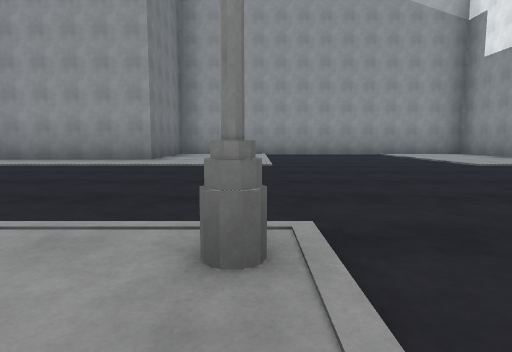
view 1 (above)

16 first-person views from a walk through a world built for the Gazebo simulator. The camera is 1.2 m above the floor, tilts 6° down and sees 75° across. The floor is counted in squares, 4 m on a side. Each view is taken from the middle of a square. On the plan, view 1 faces up. The plan holds only what a view shows up to about 9 squares ahead; the rest is blank. Robots are left out.

view 2
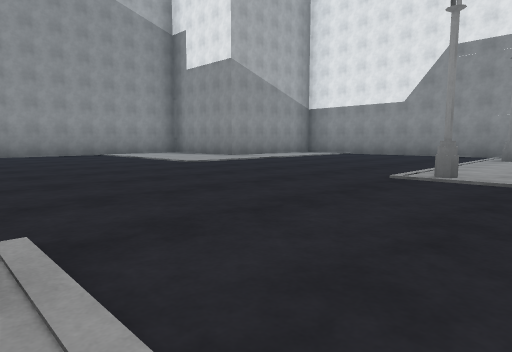

view 3
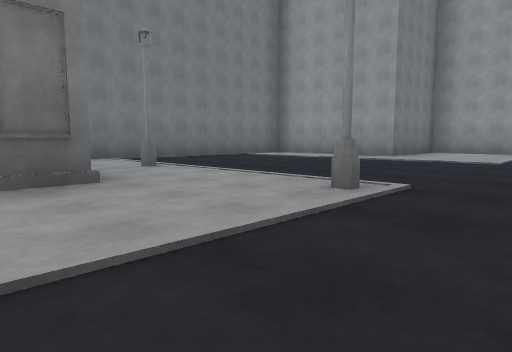

view 4
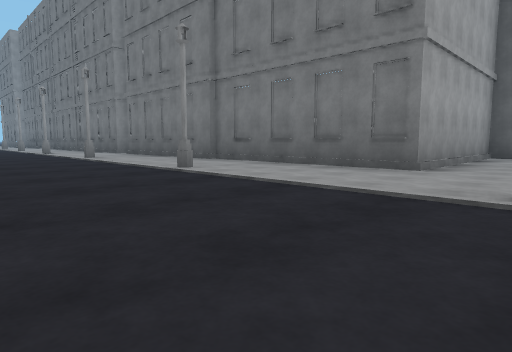

view 5
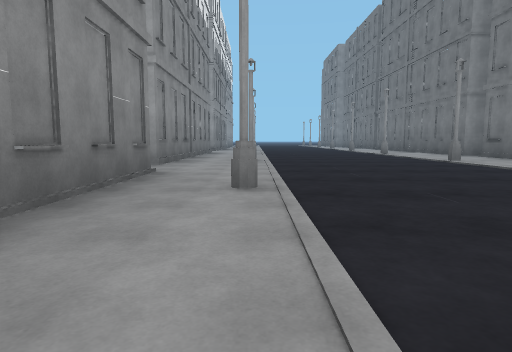

view 6
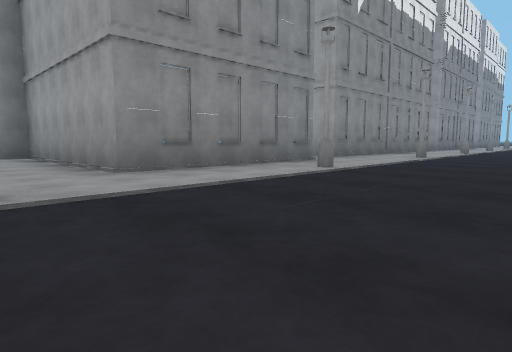

view 7
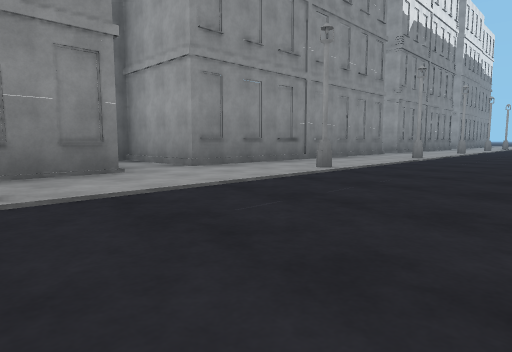

view 8
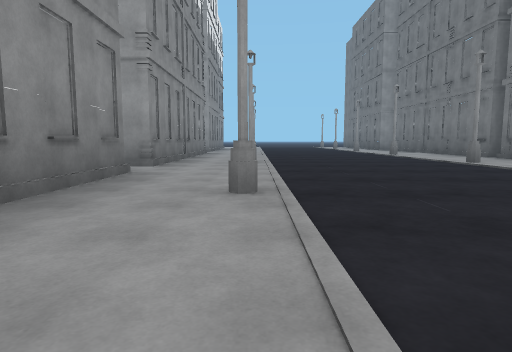

view 9
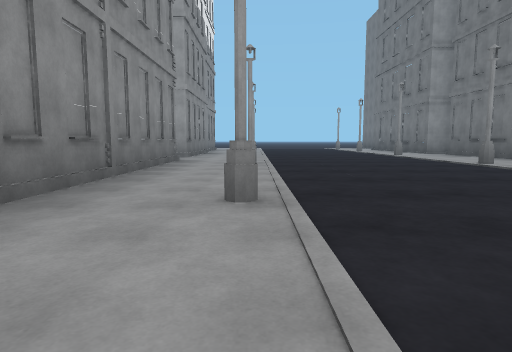

view 10
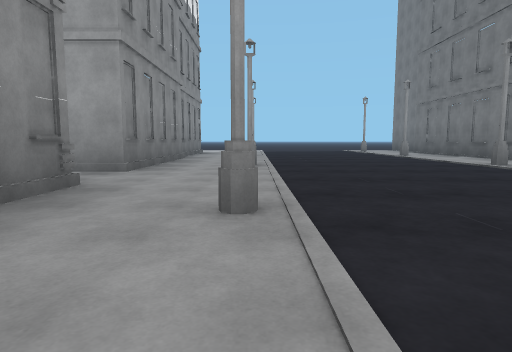

view 11
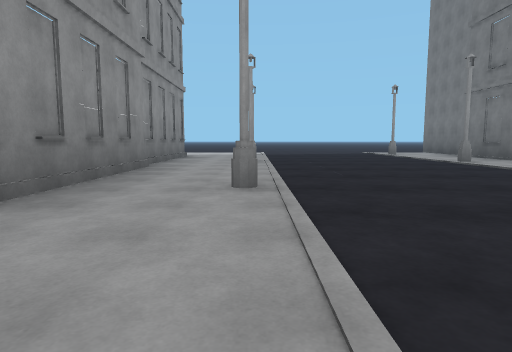

view 12
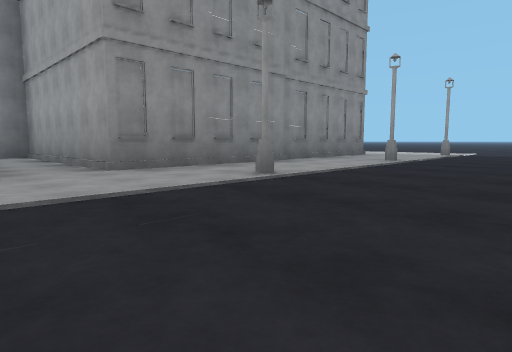

view 13
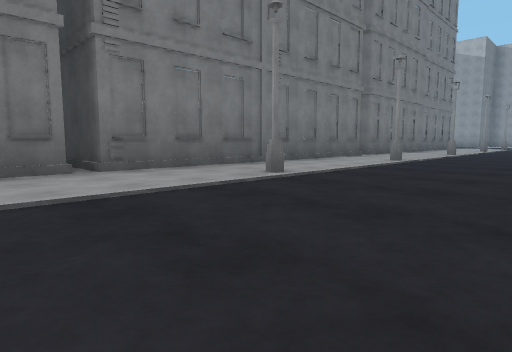

view 14
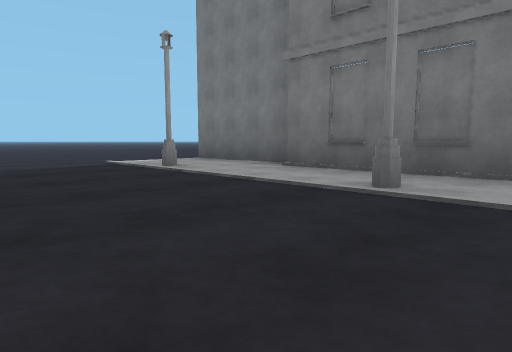

view 15
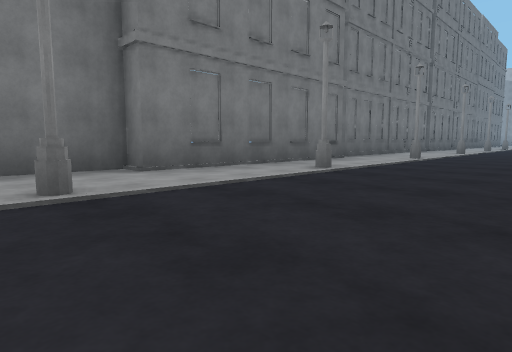

view 16
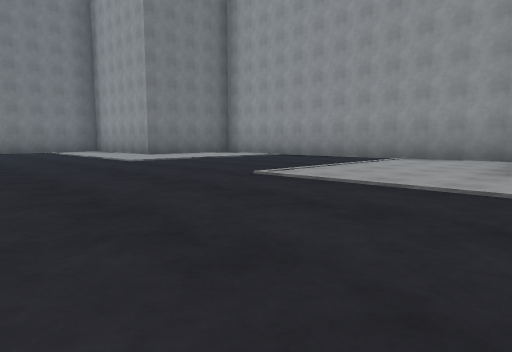

### Floor plan
Key: @ floor where view 1 was taken; # wall or solid block; . floor.
Columns run from 5 left of view 1 to 7 right of it. Each row starts with its distance up from view 1.
  8    ########
  7    #......#
  6    #......#
  5 ####...... ##
  4 #...........#
  3 #...........#
  2 #...........#
  1 #....#..#..##
  0 #####@...####
 -1     #....#
 -2     ##..##
 -3     #....##
 -4     #....###
 -5     ##..##
 -6     #....#
 -7    ##....#
 -8     ##..##
 -9     #....#
-10     #....##
-11     ##..##
-12    ##....#
-13     ##..##
-14     #....##
-15     #....####
-16     ##..##
-17    ##....#
-18     #....#
-19     ##..##
-20     #....#
-21     #....#
-22     ##..#.
-23    .......
-24    .... ..

Where each view was taken, in squares from view 1:
view 1: 0 up, 0 right, facing up
view 2: 0 up, 0 right, facing up-right
view 3: 1 down, 1 right, facing up-left
view 4: 1 up, 2 right, facing down-left
view 5: 0 up, 3 right, facing down
view 6: 1 up, 1 right, facing down-right
view 7: 2 down, 1 right, facing down-right
view 8: 6 down, 3 right, facing down
view 9: 9 down, 3 right, facing down
view 10: 12 down, 3 right, facing down
view 11: 14 down, 3 right, facing down
view 12: 14 down, 1 right, facing down-right
view 13: 13 down, 2 right, facing up-left
view 14: 18 down, 2 right, facing down-left
view 15: 22 down, 2 right, facing up-left
view 16: 2 up, 5 right, facing up-left
